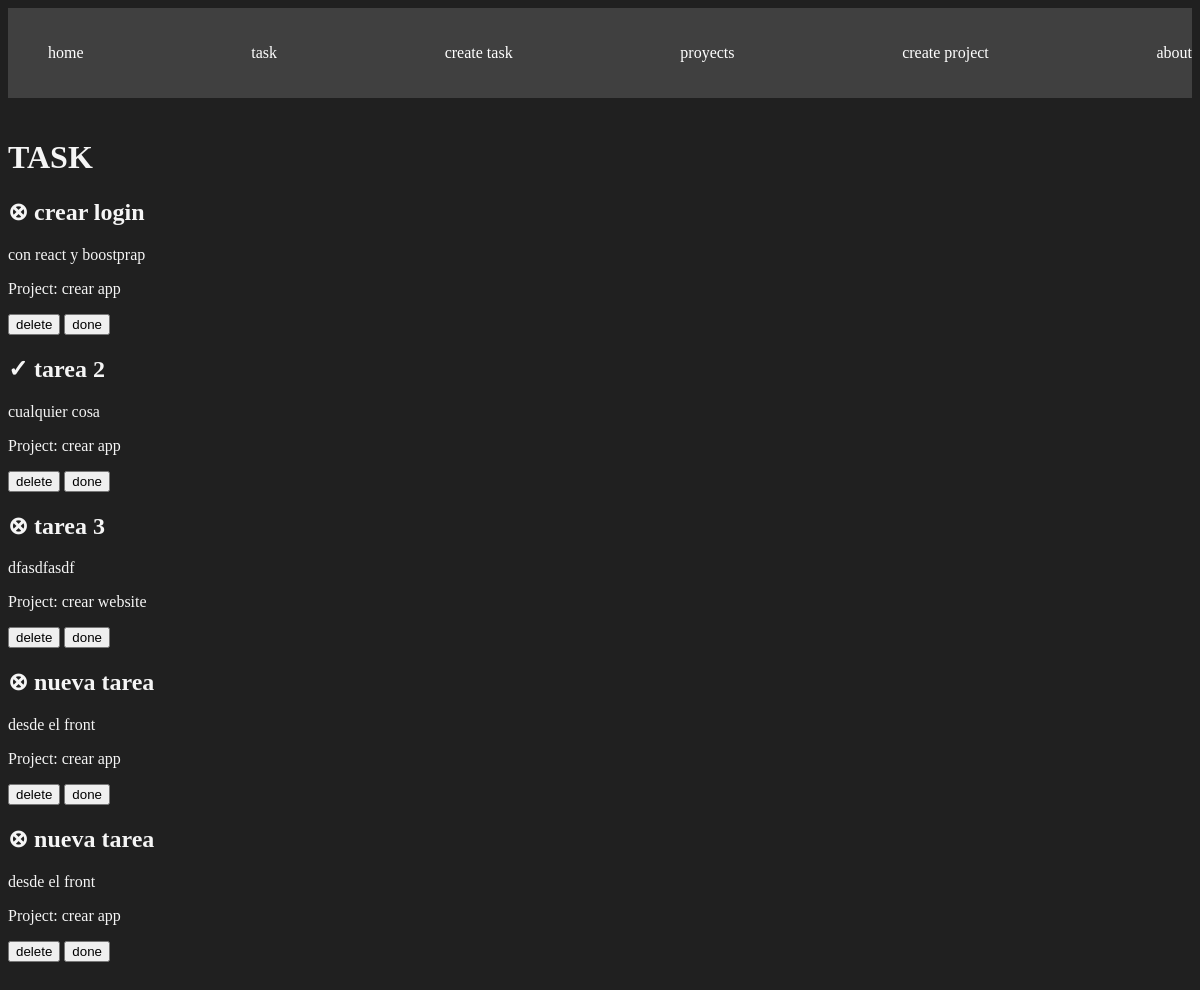
Page /task/ on the committed database.
### myapp/models.py (models this page shows, shortened)
class Task(models.Model):
    title=models.CharField(max_length=200)
    description=models.TextField()
    project= models.ForeignKey(Project, on_delete=models.CASCADE)
    done=models.BooleanField(default=False)

class Project(models.Model):
    name=models.CharField(max_length=200)

### myapp/views.py (the view)
# urls.py: path('task/', views.task, name="task"),
def task(request):
    tasks=Task.objects.all()
    return render(request,'task/task.html',{
        'tasks':tasks
    })

### myapp/templates/task/task.html
{% extends 'layouts/base.html' %}
{% block content %}
<h1>TASK</h1>
{% for task in tasks %}
<h2>{% if task.done == False %}⊗{% else %}✓{% endif %} {{task.title}}</h2>
<p>{{task.description}}</p>
<p>Project: {{task.project.name}}</p>
<button>delete</button>
<button>done</button>
{% endfor %}
{% endblock %}

### myapp/templates/layouts/base.html (shortened to what this page needs)
{% load static %}
<!DOCTYPE html>
<html lang="en">
<head>
    <link rel="stylesheet" href="{% static '/css/main.css' %}">
</head>
<body>
    <nav class="navbar container">
        <ul>
            <li>
                <a href="/">home</a></li>
            <li >
                <a href="{% url 'task' %}">task</a> </li>
                <li>
                    <a href="{% url 'create_task' %}">create task</a></li>
            <li >
                <a href="{% url 'projects' %}">proyects</a> </li>
                <li >
                    <a href="{% url 'create_project' %}">create project</a> </li>
            <li>
               <a href="{% url 'about' %}">about</a></li>
        </ul>
    </nav>
    <div class="container">
        {% block content %}
        {% endblock %}
    </div>
</body>
</html>

### myapp/static/css/main.css (style rules this page uses)
body { background: #202020; color: whitesmoke; }
.navbar { background: #404040; padding: 5px; }
.navbar ul { display: flex; justify-content: space-between; }
.navbar ul li { list-style: none; }
.navbar ul li a { color: white; text-decoration: none; }
.container { max-width: 1200px; margin: auto; padding: 20px 0; }

### rows in the picture
Task: title "crear login", description "con react y boostprap", project.name "crear app"
Task: title "tarea 2", description "cualquier cosa", project.name "crear app"
Task: title "tarea 3", description "dfasdfasdf", project.name "crear website"
Task: title "nueva tarea", description "desde el front", project.name "crear app"
Task: title "nueva tarea", description "desde el front", project.name "crear app"
